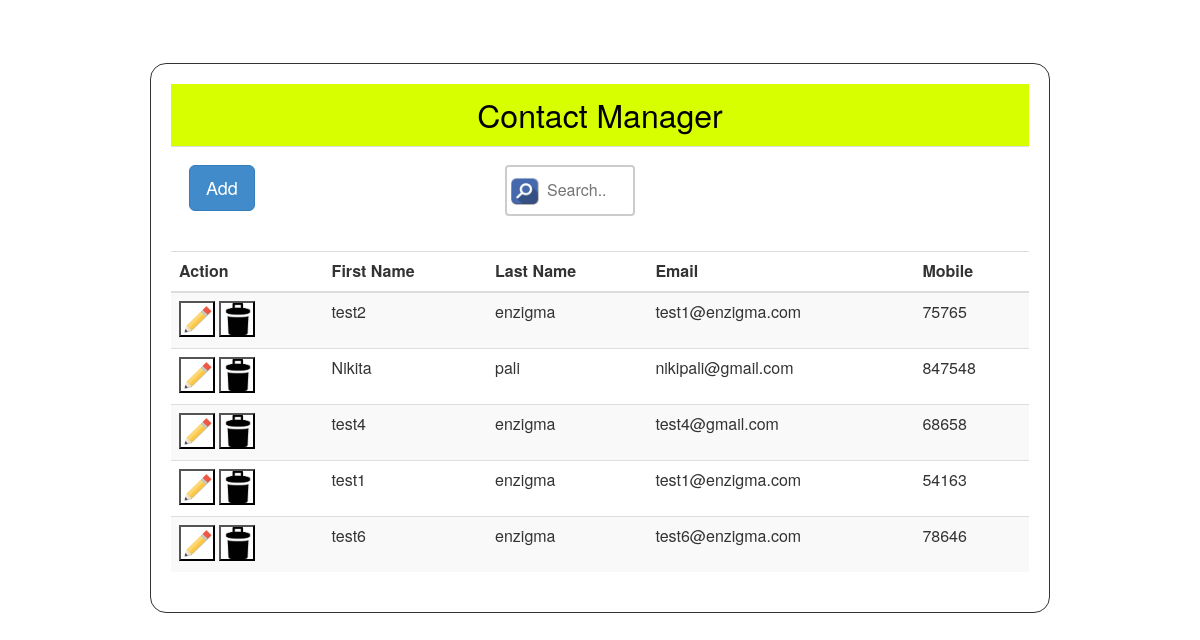
Before: / with the older database file.
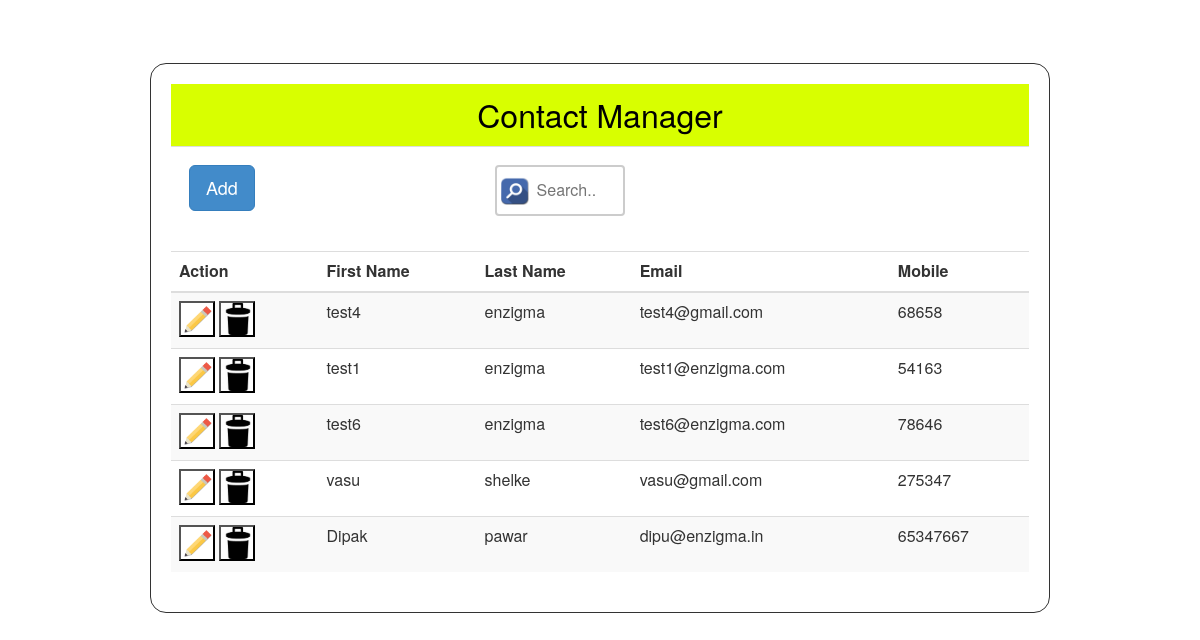
After: the same page with the newer database file.
### ContactManagerApp/models.py (models this page shows, shortened)
class Contact(models.Model):
    SerialNo = models.AutoField(primary_key=True)
    FirstName = models.CharField( max_length=50, null=True)
    LastName = models.CharField( max_length=50)
    Email =  models.EmailField(max_length=50)
    MobileNo = models.DecimalField(max_digits=12, decimal_places=0)

### ContactManagerApp/views.py (the view)
# urls.py: url(r'^$',views.home, name='home'),
def home(request):
    result = Contact.objects.all()
    return render(request,'ContactManagerApp/contacts.html',{'ListOfContact':result})

### ContactManagerApp/templates/ContactManagerApp/contacts.html (shortened to what this page needs)
{% extends 'ContactManagerApp/layout.html' %}
 {% block content %}
<form class="form_css" id="myForm">
         <div class="div_css">
   <table align="center" class="table table-striped tableClass">
         <thead>
             <tr  class="contactManager" >
                 <td colspan="5" align="center">
                  Contact Manager
                 </td>
             </tr>
             <tr>
                 <td colspan="2">
                      <button formaction="/AddContact" class="btn btn-primary btn-lg buttonAdd">Add</button><br/><br/>
                 </td>
                 <td colspan="3">
                    <input type="text" name="search" placeholder="Search.." class="searchClass" onclick="searchContact(search)" formmethod="get"/>
                 </td>
             </tr>
         <tr>
           <th>Action</th>
           <th>First Name</th>
           <th>Last Name</th>
           <th>Email</th>
           <th>Mobile</th>
         </tr>
         </thead>
         <tbody>
           {% for Item in ListOfContact %}
           <tr>
              <td><button type="submit" formmethod="get" formaction="/EditContact/{{Item.SerialNo}}" class="EditImage"></button>
               <button type="submit" formmethod="get" onclick="deleteContact('{{Item.SerialNo}}')" class="DeleteImage"></button></td>
             <td>{{Item.FirstName}}</td>
             <td>{{Item.LastName}}</td>
             <td>{{Item.Email}}</td>
             <td>{{Item.MobileNo}}</td>
           {% endfor %}
         </tbody>
       </table>
             </div>
 </form>
{% endblock %}

### ContactManagerApp/templates/ContactManagerApp/layout.html (shortened to what this page needs)
﻿<!DOCTYPE html>
<html lang="en" xmlns="http://www.w3.org/1999/xhtml">
<head>
    {% load staticfiles %}
    <link rel="stylesheet" type="text/css" href="{% static 'ContactManagerApp/vendor_css/bootstrap.min.css' %}" />
    <link rel="stylesheet" type="text/css" href="{% static 'ContactManagerApp/application_css/Contacts.css' %}" />
</head>
<body>
    {% block content %}
    {% endblock %}
</body>
</html>

### ContactManagerApp/static/ContactManagerApp/application_css/Contacts.css (style rules this page uses)
.DeleteImage { background-image: url(../application_img/Delete.jpg); background-repeat: no-repeat; background-size: 34px 33px; width: 36px; height: 36px; }
.contactManager { font-size:xx-large; background-color:#d8ff00; color:black; }
.form_css { padding: 43px 150px 10px 150px; }
.div_css { border: 1px solid; border-radius: 16px; padding: 20px; }
.searchClass { margin:10px; }
.searchClass { width: 130px; box-sizing: border-box; border: 2px solid #ccc; border-radius: 4px; font-size: 16px; background-color: white; background-image: url(../application_img/Search.png); background-position: 3px 10px; background-size: 29px 28px; background-repeat: no-repeat; padding: 12px 20px 12px 40px; -webkit-transition: width 0.4s ease-in-out; transition: width 0.4s ease-in-out; }
.buttonAdd { margin:10px; }

Changed rows visible on the page:
removed Contact: FirstName "test2", LastName "enzigma", Email "test1@enzigma.com", MobileNo "75765"
removed Contact: FirstName "Nikita", LastName "pali", Email "nikipali@gmail.com", MobileNo "847548"
added Contact: FirstName "vasu", LastName "shelke", Email "vasu@gmail.com", MobileNo "275347"
added Contact: FirstName "Dipak", LastName "pawar", Email "dipu@enzigma.in", MobileNo "65347667"
